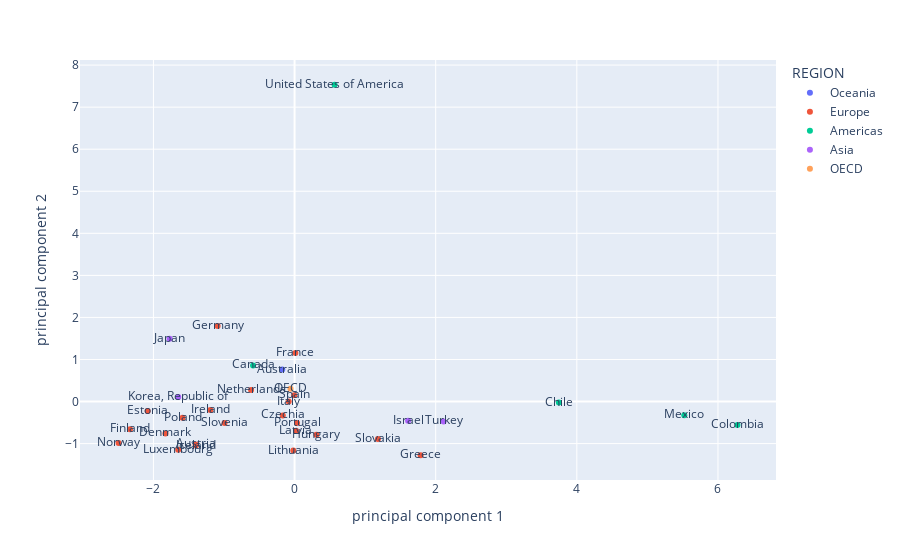

Notebook cell for this chart:
### Code cell
import plotly.express as px

fig = px.scatter(finalDf2, x='principal component 1', y='principal component 2', text="COUNTRY", color="REGION")
fig.show()

### Figure 1 — Plotly figure (JSON) as saved in the notebook; plotly's stock layout.template omitted (floating-point values rounded to 4 significant figures)
{"data": [{"hovertemplate": "REGION=Oceania<br>principal component 1=%{x}<br>principal component 2=%{y}<br>COUNTRY=%{text}<extra></extra>", "legendgroup": "Oceania", "marker": {"color": "#636efa", "symbol": "circle"}, "mode": "markers+text", "name": "Oceania", "orientation": "v", "showlegend": true, "text": ["Australia"], "type": "scatter", "x": [-0.1745], "xaxis": "x", "y": [0.7614], "yaxis": "y"}, {"hovertemplate": "REGION=Europe<br>principal component 1=%{x}<br>principal component 2=%{y}<br>COUNTRY=%{text}<extra></extra>", "legendgroup": "Europe", "marker": {"color": "#EF553B", "symbol": "circle"}, "mode": "markers+text", "name": "Europe", "orientation": "v", "showlegend": true, "text": ["Austria", "Czechia", "Denmark", "Finland", "France", "Germany", "Greece", "Hungary", "Iceland", "Ireland", "Italy", "Luxembourg", "Netherlands", "Norway", "Poland", "Portugal", "Slovakia", "Spain", "Estonia", "Latvia", "Slovenia", "Lithuania"], "type": "scatter", "x": [-1.402, -0.1667, -1.83, -2.332, 0.01141, -1.09, 1.787, 0.3097, -1.399, -1.193, -0.08287, -1.649, -0.6161, -2.494, -1.588, 0.03482, 1.181, -0.005283, -2.082, 0.02037, -0.9921, -0.01722], "xaxis": "x", "y": [-1.019, -0.3289, -0.7591, -0.6567, 1.156, 1.797, -1.277, -0.787, -1.046, -0.2022, -0.0007773, -1.148, 0.272, -0.9884, -0.3856, -0.5073, -0.8917, 0.1521, -0.2243, -0.6953, -0.5097, -1.165], "yaxis": "y"}, {"hovertemplate": "REGION=Americas<br>principal component 1=%{x}<br>principal component 2=%{y}<br>COUNTRY=%{text}<extra></extra>", "legendgroup": "Americas", "marker": {"color": "#00cc96", "symbol": "circle"}, "mode": "markers+text", "name": "Americas", "orientation": "v", "showlegend": true, "text": ["Canada", "Mexico", "United States of America", "Chile", "Colombia"], "type": "scatter", "x": [-0.5877, 5.523, 0.5669, 3.745, 6.276], "xaxis": "x", "y": [0.8589, -0.3243, 7.533, -0.0252, -0.5606], "yaxis": "y"}, {"hovertemplate": "REGION=Asia<br>principal component 1=%{x}<br>principal component 2=%{y}<br>COUNTRY=%{text}<extra></extra>", "legendgroup": "Asia", "marker": {"color": "#ab63fa", "symbol": "circle"}, "mode": "markers+text", "name": "Asia", "orientation": "v", "showlegend": true, "text": ["Japan", "Korea, Republic of", "Turkey", "Israel"], "type": "scatter", "x": [-1.771, -1.647, 2.112, 1.608], "xaxis": "x", "y": [1.494, 0.1075, -0.4725, -0.4595], "yaxis": "y"}, {"hovertemplate": "REGION=OECD<br>principal component 1=%{x}<br>principal component 2=%{y}<br>COUNTRY=%{text}<extra></extra>", "legendgroup": "OECD", "marker": {"color": "#FFA15A", "symbol": "circle"}, "mode": "markers+text", "name": "OECD", "orientation": "v", "showlegend": true, "text": ["OECD"], "type": "scatter", "x": [-0.05732], "xaxis": "x", "y": [0.3032], "yaxis": "y"}], "layout": {"legend": {"title": {"text": "REGION"}, "tracegroupgap": 0}, "margin": {"t": 60}, "xaxis": {"anchor": "y", "domain": [0, 1], "title": {"text": "principal component 1"}}, "yaxis": {"anchor": "x", "domain": [0, 1], "title": {"text": "principal component 2"}}}}
